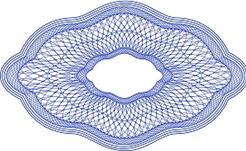
#> input picture Lab6/Images/WM.png, 246 x 151 px, found by its file name
$ python test.py
#> lines starting #> are read from the running program, lines starting #| are printed output that depends on the picture; after the words box and inside, x2 and y2 are one past the last pixel; in counts of white or black regions, pixels touching at a corner belong together
import cv2
import numpy as np
import matplotlib.pyplot as plt
wm_image = cv2.imread('CompGraphic\Lab6\Images\WM.png', cv2.IMREAD_GRAYSCALE)
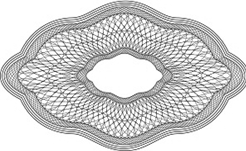
#> wm_image: shape (151, 246); min 56, max 255, mean 209
input_image = cv2.imread('CompGraphic\Lab6\Images\InputImage.png')
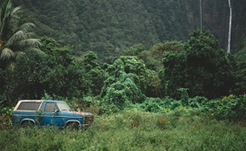
#> input picture Lab6/Images/InputImage.png, 246 x 151 px, found by its file name
#> input_image is the input picture: shape (151, 246, 3); mean B, G, R 62.1, 81.4, 66.1
_, wm_binary = cv2.threshold(wm_image, 70, 255, cv2.THRESH_BINARY)
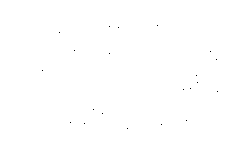
#> wm_binary: shape (151, 246); 99.9% white; black in thin lines or dots, all inside (x1, y1, x2, y2) = (42, 25, 218, 129)
# plt.imshow(wm_binary)
histogram = cv2.calcHist([wm_binary], [0], None, [256], [0, 256])
#> histogram = 256 values, max 37125 at index 255, min 0 at index 1, mean 145.1

# Отображение гистограммы
plt.figure(figsize=(8, 6))
plt.plot(histogram, color='black')
plt.title('Histogram of the Image')
plt.xlabel('Pixel Intensity')
plt.ylabel('Frequency')
plt.show()
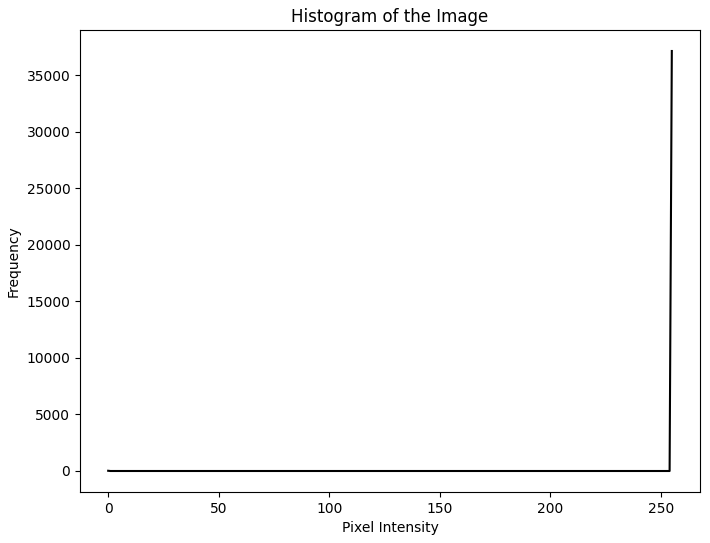
#> figure drawn by matplotlib, 1 panel; curve peaks at x = 255, y = 37125
